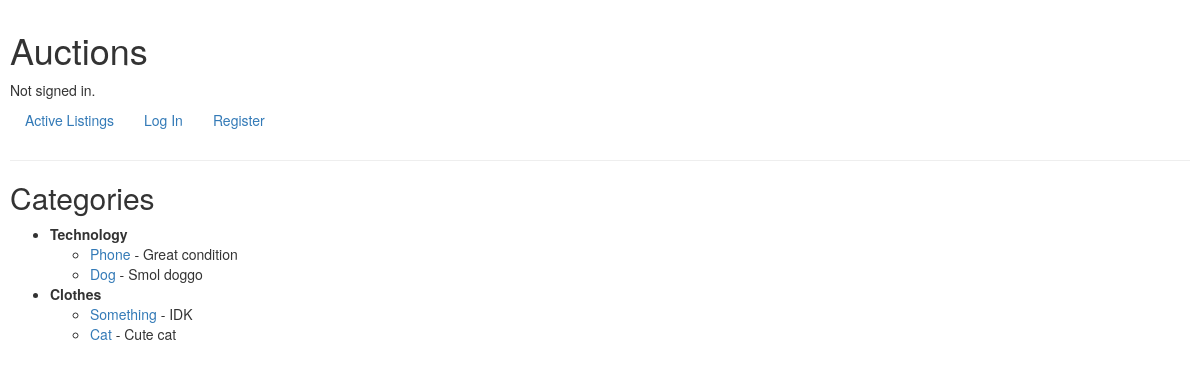
The page /categories on the database its author committed.
### auctions/models.py (models this page shows, shortened)
class Category(models.Model):
    name = models.CharField(max_length=60)

class Auction(models.Model):
    seller = models.ForeignKey(User, on_delete=models.CASCADE)
    title = models.CharField(max_length=64)
    description = models.CharField(max_length=5000)
    image = models.CharField(max_length=20000, blank=True, null=True)
    starting_bid = models.DecimalField(decimal_places=2, max_digits=12)
    category = models.ForeignKey(Category, on_delete=models.CASCADE, null=True)

### auctions/views.py (the view)
# urls.py: path("categories", views.categories, name="categories"),
def categories(request):
    categories = Category.objects.prefetch_related('auction_set').all()
    return render(request, "auctions/categories.html", {
            "categories": categories
    })

### auctions/templates/auctions/categories.html
{% extends "auctions/layout.html" %}
{% block body %}
    <h2>Categories</h2>
    <ul>
        {% for category in categories %}
            <li>
                <strong>{{ category.name }}</strong>
                <ul>
                    {% for auction in category.auction_set.all %}
                        <li>
                            <a href="{% url 'auction' auction.id %}">{{ auction.title }}</a> - {{ auction.description }}
                        </li>
                    {% empty %}
                        <li>No auctions in this category</li>
                    {% endfor %}
                </ul>
            </li>
        {% empty %}
            <li>No active listings</li>
        {% endfor %}
    </ul>
{% endblock %}

### auctions/static/auctions/styles.css (style rules this page uses)
body { padding: 10px; }

### rows shown on the page
Category: name "Technology"
Auction: title "Phone", description "Great condition"
Auction: title "Dog", description "Smol doggo"
Category: name "Clothes"
Auction: title "Something", description "IDK"
Auction: title "Cat", description "Cute cat"
